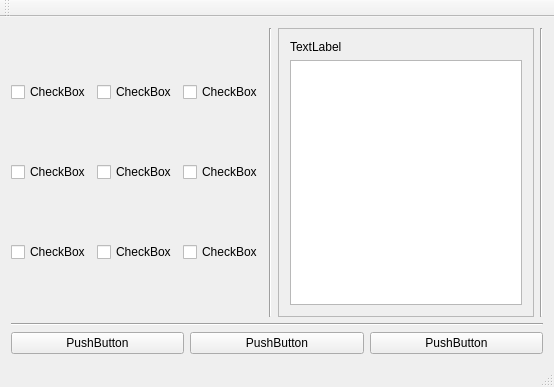
<?xml version="1.0" encoding="UTF-8"?>
<ui version="4.0">
 <class>MainWindow</class>
 <widget class="QMainWindow" name="MainWindow">
  <property name="geometry">
   <rect>
    <x>0</x>
    <y>0</y>
    <width>554</width>
    <height>387</height>
   </rect>
  </property>
  <property name="windowTitle">
   <string>MainWindow</string>
  </property>
  <widget class="QWidget" name="centralWidget">
   <layout class="QVBoxLayout" name="verticalLayout">
    <item>
     <layout class="QVBoxLayout" name="verticalLayout_2">
      <item>
       <layout class="QHBoxLayout" name="horizontalLayout_2">
        <item>
         <layout class="QGridLayout" name="gridLayout_3">
          <item row="2" column="0">
           <widget class="QCheckBox" name="checkBox">
            <property name="text">
             <string>CheckBox</string>
            </property>
           </widget>
          </item>
          <item row="1" column="0">
           <widget class="QCheckBox" name="checkBox_2">
            <property name="text">
             <string>CheckBox</string>
            </property>
           </widget>
          </item>
          <item row="0" column="0">
           <widget class="QCheckBox" name="checkBox_4">
            <property name="text">
             <string>CheckBox</string>
            </property>
           </widget>
          </item>
          <item row="2" column="1">
           <widget class="QCheckBox" name="checkBox_6">
            <property name="text">
             <string>CheckBox</string>
            </property>
           </widget>
          </item>
          <item row="1" column="1">
           <widget class="QCheckBox" name="checkBox_3">
            <property name="text">
             <string>CheckBox</string>
            </property>
           </widget>
          </item>
          <item row="0" column="1">
           <widget class="QCheckBox" name="checkBox_5">
            <property name="text">
             <string>CheckBox</string>
            </property>
           </widget>
          </item>
          <item row="0" column="2">
           <widget class="QCheckBox" name="checkBox_7">
            <property name="text">
             <string>CheckBox</string>
            </property>
           </widget>
          </item>
          <item row="1" column="2">
           <widget class="QCheckBox" name="checkBox_8">
            <property name="text">
             <string>CheckBox</string>
            </property>
           </widget>
          </item>
          <item row="2" column="2">
           <widget class="QCheckBox" name="checkBox_9">
            <property name="text">
             <string>CheckBox</string>
            </property>
           </widget>
          </item>
         </layout>
        </item>
        <item>
         <widget class="Line" name="line_3">
          <property name="orientation">
           <enum>Qt::Vertical</enum>
          </property>
         </widget>
        </item>
        <item>
         <layout class="QVBoxLayout" name="verticalLayout_3">
          <item>
           <widget class="QFrame" name="frame">
            <property name="frameShape">
             <enum>QFrame::StyledPanel</enum>
            </property>
            <property name="frameShadow">
             <enum>QFrame::Raised</enum>
            </property>
            <layout class="QVBoxLayout" name="verticalLayout_4">
             <item>
              <widget class="QLabel" name="label">
               <property name="text">
                <string>TextLabel</string>
               </property>
              </widget>
             </item>
             <item>
              <widget class="QTextBrowser" name="textBrowser"/>
             </item>
            </layout>
           </widget>
          </item>
         </layout>
        </item>
        <item>
         <widget class="Line" name="line_2">
          <property name="orientation">
           <enum>Qt::Vertical</enum>
          </property>
         </widget>
        </item>
       </layout>
      </item>
     </layout>
    </item>
    <item>
     <widget class="Line" name="line">
      <property name="orientation">
       <enum>Qt::Horizontal</enum>
      </property>
     </widget>
    </item>
    <item>
     <layout class="QHBoxLayout" name="horizontalLayout">
      <item>
       <widget class="QPushButton" name="pushButton_3">
        <property name="text">
         <string>PushButton</string>
        </property>
       </widget>
      </item>
      <item>
       <widget class="QPushButton" name="pushButton_2">
        <property name="text">
         <string>PushButton</string>
        </property>
       </widget>
      </item>
      <item>
       <widget class="QPushButton" name="pushButton">
        <property name="text">
         <string>PushButton</string>
        </property>
       </widget>
      </item>
     </layout>
    </item>
   </layout>
  </widget>
  <widget class="QMenuBar" name="menuBar">
   <property name="geometry">
    <rect>
     <x>0</x>
     <y>0</y>
     <width>554</width>
     <height>22</height>
    </rect>
   </property>
  </widget>
  <widget class="QToolBar" name="mainToolBar">
   <attribute name="toolBarArea">
    <enum>TopToolBarArea</enum>
   </attribute>
   <attribute name="toolBarBreak">
    <bool>false</bool>
   </attribute>
  </widget>
  <widget class="QStatusBar" name="statusBar"/>
 </widget>
 <layoutdefault spacing="6" margin="11"/>
 <resources/>
 <connections/>
</ui>
